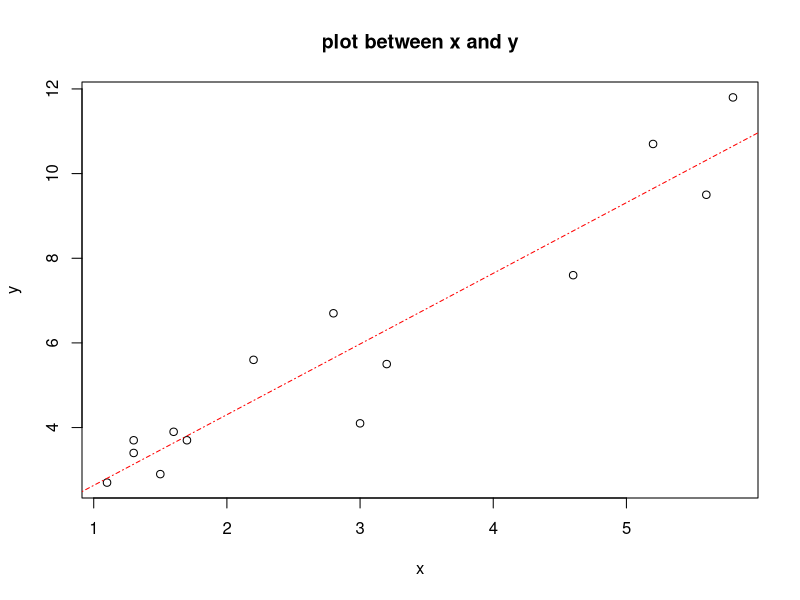
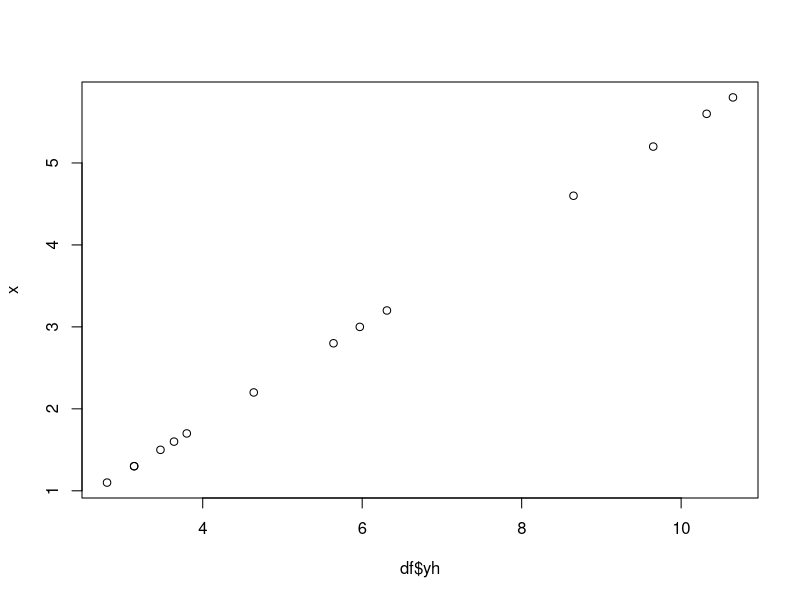

Generate these figures, in order, with R:
#simple linear modelling
#trying to predict the relation between area of store and sales
x = c(1.7,1.6,2.8,5.6,1.3,2.2,1.3,1.1,3.2,1.5,5.2,4.6,5.8,3 )
y = c(3.7,3.9,6.7,9.5,3.4,5.6,3.7,2.7,5.5,2.9,10.7,7.6,11.8,4.1 )
df=data.frame(x,y)
df
length(df)
summary(df)
length(x)
length(y)
sum(x)
sum(y)
mean(x)
mean(y)
cov(x,y)
cor(x,y)#sales are strongly correlated with area of the store
cor.test(x,y)

#alternative hypothesis: true correlation is not equal to 0 means 
#null hypothesis :true correlation is equal to 0 that is there is some relation between x and y
#degrees of freedom:n-1-k,k is no.of independent variables

plot(x,y, main="plot between x and y")
abline(lm(y~x),col="red",lty=4,pch=20)
fit=lm(y~x)
fit
summary(fit)

df$X=round(x-mean(x),2)
df
df$Y=round(y-mean(y),2)
df
df$XY=round(df$X*df$Y,2)
df
df$x2=round(df$X*df$X,2)
df
df$y2=round(df$Y*df$Y,2)
df
ssXY=sum(df$XY)
ssXY
ssx2=sum(df$x2)
ssx2
b1=ssXY/ssx2
b1
b0=mean(y)-(b1*mean(x))
b0
df$yh=round(fitted(fit),2)#predicted values of y:yh=b0+b1Xi
df
plot(df$yh,x)
df$sse=round((df$y-df$yh)^2,2)#sum of squares of error sse
df
summary(df$sse)
df$ssr=round((df$yh-mean(y))^2,2)
df
colSums(df)
R2=round(sum(df$ssr)/(sum(df$sse)+sum(df$ssr)),2)
R2
summary(fit)
n=length(x)
n
stderror=sqrt(sum(df$sse)/(n-2))
stderror
